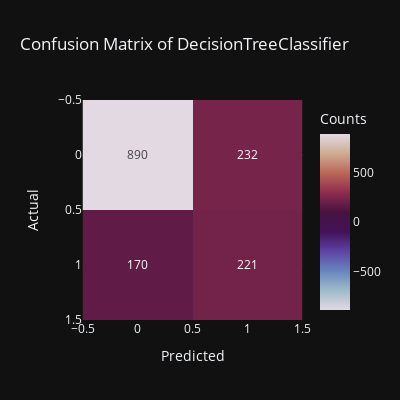
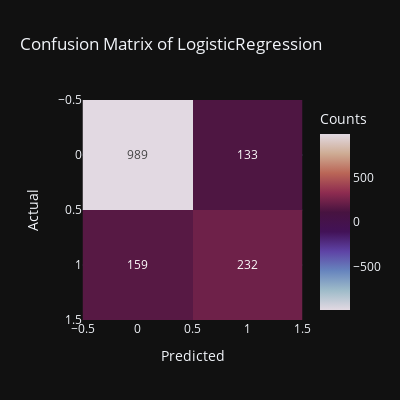
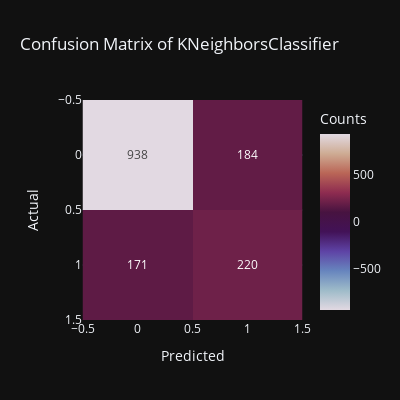
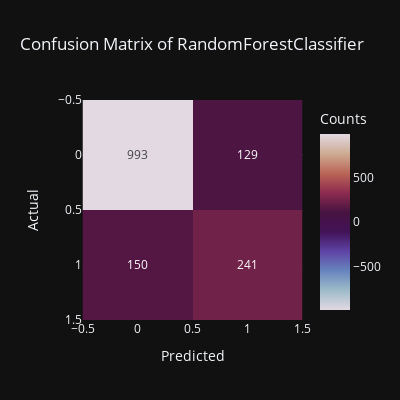

Notebook code for these charts, in order:
### Code cell
# Define a list of classifier instances with specific configurations for each model
models = [DecisionTreeClassifier(random_state=42),
          LogisticRegression(random_state=42, n_jobs=-1),
          KNeighborsClassifier(n_neighbors=5, n_jobs=-1),
          RandomForestClassifier(random_state=42, n_jobs=-1)]

# Iterate over each model to train the classifier, make predictions on the test set, and generate a classification report
for model in models:
    final_pipeline = Pipeline(
        steps=[
            ('preprocesor',preprocesor),
            ('models',model)
        ]
    )
    final_pipeline.fit(X_train, y_train)
    y_pred = final_pipeline.predict(X_test)

    # Display the classification report for each model, showing precision, recall, F1-score, and support for each class
    print("Model: ", model.__class__.__name__)
    print("Classification Report: \n", classification_report(y_test, y_pred))

    # Generate confusion matrices for each model using Plotly Express and display them
    # Each confusion matrix illustrates the counts of true positive, true negative, false positive,
    # and false negative predictions
    fig = px.imshow(confusion_matrix(y_test, y_pred), color_continuous_scale='twilight',
                    title = "Confusion Matrix of " + model.__class__.__name__,
                    labels = dict(x="Predicted", y="Actual", color="Counts"),
                    color_continuous_midpoint=0.8, width=400, height=400,
                    template="plotly_dark", text_auto=True)
    
    fig.show()

    print("----------------------------------------------------------")

### Figure 1 — Plotly figure (JSON) as saved in the notebook; plotly's stock layout.template omitted (floating-point values rounded to 4 significant figures)
{"data": [{"coloraxis": "coloraxis", "hovertemplate": "Predicted: %{x}<br>Actual: %{y}<br>Counts: %{z}<extra></extra>", "name": "0", "texttemplate": "%{z}", "type": "heatmap", "xaxis": "x", "yaxis": "y", "z": [[890, 232], [170, 221]]}], "layout": {"coloraxis": {"cmid": 0.8, "colorbar": {"title": {"text": "Counts"}}, "colorscale": [[0, "#e2d9e2"], [0.1111, "#9ebbc9"], [0.2222, "#6785be"], [0.3333, "#5e43a5"], [0.4444, "#421257"], [0.5556, "#471340"], [0.6667, "#8e2c50"], [0.7778, "#ba6657"], [0.8889, "#ceac94"], [1, "#e2d9e2"]]}, "height": 400, "title": {"text": "Confusion Matrix of DecisionTreeClassifier"}, "width": 400, "xaxis": {"anchor": "y", "constrain": "domain", "domain": [0, 1], "scaleanchor": "y", "title": {"text": "Predicted"}}, "yaxis": {"anchor": "x", "autorange": "reversed", "constrain": "domain", "domain": [0, 1], "title": {"text": "Actual"}}}}

### Figure 2 — Plotly figure (JSON) as saved in the notebook; plotly's stock layout.template omitted (floating-point values rounded to 4 significant figures)
{"data": [{"coloraxis": "coloraxis", "hovertemplate": "Predicted: %{x}<br>Actual: %{y}<br>Counts: %{z}<extra></extra>", "name": "0", "texttemplate": "%{z}", "type": "heatmap", "xaxis": "x", "yaxis": "y", "z": [[989, 133], [159, 232]]}], "layout": {"coloraxis": {"cmid": 0.8, "colorbar": {"title": {"text": "Counts"}}, "colorscale": [[0, "#e2d9e2"], [0.1111, "#9ebbc9"], [0.2222, "#6785be"], [0.3333, "#5e43a5"], [0.4444, "#421257"], [0.5556, "#471340"], [0.6667, "#8e2c50"], [0.7778, "#ba6657"], [0.8889, "#ceac94"], [1, "#e2d9e2"]]}, "height": 400, "title": {"text": "Confusion Matrix of LogisticRegression"}, "width": 400, "xaxis": {"anchor": "y", "constrain": "domain", "domain": [0, 1], "scaleanchor": "y", "title": {"text": "Predicted"}}, "yaxis": {"anchor": "x", "autorange": "reversed", "constrain": "domain", "domain": [0, 1], "title": {"text": "Actual"}}}}

### Figure 3 — Plotly figure (JSON) as saved in the notebook; plotly's stock layout.template omitted (floating-point values rounded to 4 significant figures)
{"data": [{"coloraxis": "coloraxis", "hovertemplate": "Predicted: %{x}<br>Actual: %{y}<br>Counts: %{z}<extra></extra>", "name": "0", "texttemplate": "%{z}", "type": "heatmap", "xaxis": "x", "yaxis": "y", "z": [[938, 184], [171, 220]]}], "layout": {"coloraxis": {"cmid": 0.8, "colorbar": {"title": {"text": "Counts"}}, "colorscale": [[0, "#e2d9e2"], [0.1111, "#9ebbc9"], [0.2222, "#6785be"], [0.3333, "#5e43a5"], [0.4444, "#421257"], [0.5556, "#471340"], [0.6667, "#8e2c50"], [0.7778, "#ba6657"], [0.8889, "#ceac94"], [1, "#e2d9e2"]]}, "height": 400, "title": {"text": "Confusion Matrix of KNeighborsClassifier"}, "width": 400, "xaxis": {"anchor": "y", "constrain": "domain", "domain": [0, 1], "scaleanchor": "y", "title": {"text": "Predicted"}}, "yaxis": {"anchor": "x", "autorange": "reversed", "constrain": "domain", "domain": [0, 1], "title": {"text": "Actual"}}}}

### Figure 4 — Plotly figure (JSON) as saved in the notebook; plotly's stock layout.template omitted (floating-point values rounded to 4 significant figures)
{"data": [{"coloraxis": "coloraxis", "hovertemplate": "Predicted: %{x}<br>Actual: %{y}<br>Counts: %{z}<extra></extra>", "name": "0", "texttemplate": "%{z}", "type": "heatmap", "xaxis": "x", "yaxis": "y", "z": [[993, 129], [150, 241]]}], "layout": {"coloraxis": {"cmid": 0.8, "colorbar": {"title": {"text": "Counts"}}, "colorscale": [[0, "#e2d9e2"], [0.1111, "#9ebbc9"], [0.2222, "#6785be"], [0.3333, "#5e43a5"], [0.4444, "#421257"], [0.5556, "#471340"], [0.6667, "#8e2c50"], [0.7778, "#ba6657"], [0.8889, "#ceac94"], [1, "#e2d9e2"]]}, "height": 400, "title": {"text": "Confusion Matrix of RandomForestClassifier"}, "width": 400, "xaxis": {"anchor": "y", "constrain": "domain", "domain": [0, 1], "scaleanchor": "y", "title": {"text": "Predicted"}}, "yaxis": {"anchor": "x", "autorange": "reversed", "constrain": "domain", "domain": [0, 1], "title": {"text": "Actual"}}}}
